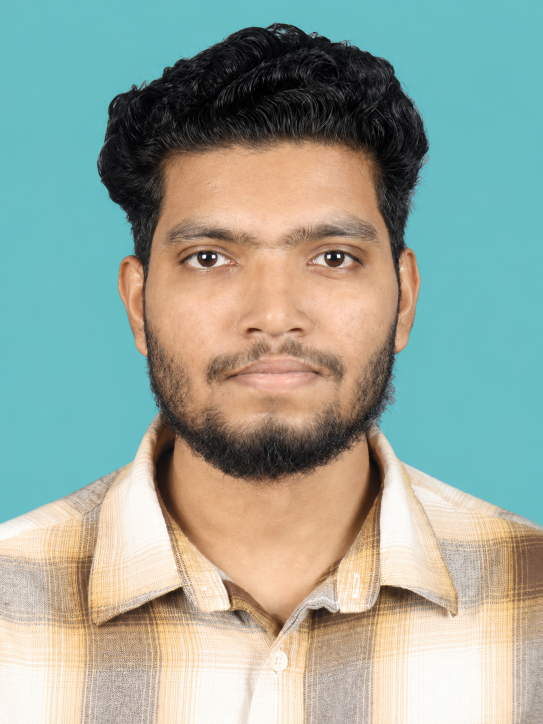
#> input picture assets/profile.png, 1086 x 1448 px, found by its file name (shown at 1/2 size)
$ python main.py
#> lines starting #> are read from the running program, lines starting #| are printed output that depends on the picture
from PIL import Image

ASCII_CHARS = "@%#*+=-:. "


def image_to_ascii(image_path, width=100):
#> called with image_path = 'assets/profile.png', width = 100
    image = Image.open(image_path).convert("L")
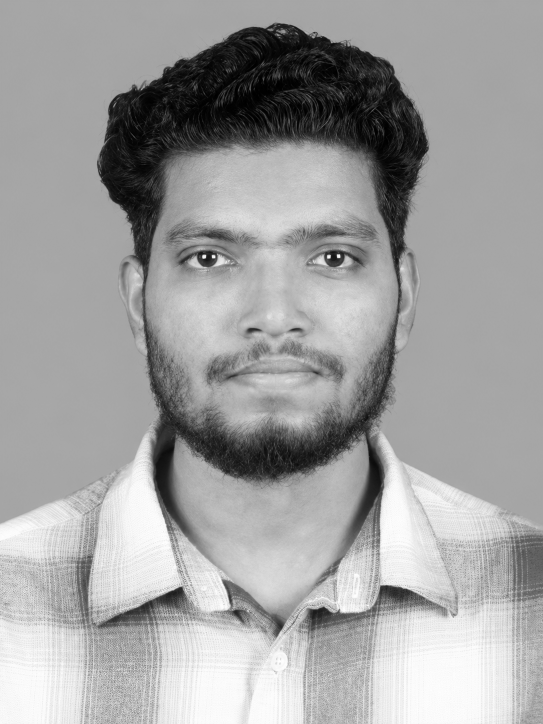
#> image: PIL image 1086x1448 L (shown at 1/2 size); min 0, max 255, mean 160.5

    aspect_ratio = image.height / image.width
#> aspect_ratio = 1.33
    height = int(width * aspect_ratio * 0.45)
#> height = 59

    image = image.resize((width, height))
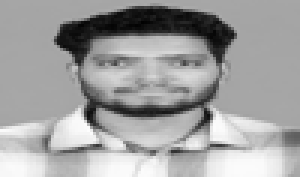
#> image: PIL image 100x59 L (shown 3 times larger); min 1, max 253, mean 160.5

    pixels = image.load()

    ascii_lines = []

    for y in range(height):
        line = ""

        for x in range(width):
            pixel = pixels[x, y]

            index = pixel * (len(ASCII_CHARS) - 1) // 255
            line += ASCII_CHARS[index]

        ascii_lines.append(line)
#> after the loop, ascii_lines = 59 items

    return ascii_lines


def create_svg(ascii_lines, output_path):
    char_width = 8
    char_height = 12

    width = len(ascii_lines[0]) * char_width
    height = len(ascii_lines) * char_height

    svg_lines = [
        f'<svg xmlns="http://www.w3.org/2000/svg" '
        f'width="{width}" height="{height}" '
        f'viewBox="0 0 {width} {height}">',
        '<rect width="100%" height="100%" fill="black"/>',
    ]

    for y, line in enumerate(ascii_lines):
        escaped_line = (
            line.replace("&", "&amp;")
                .replace("<", "&lt;")
                .replace(">", "&gt;")
        )

        svg_lines.append(
    f'<text x="0" y="{(y + 1) * char_height}" '
    f'font-family="monospace" font-size="12" '
    f'fill="white" opacity="0">'
    f'{escaped_line}'
    f'<animate '
    f'attributeName="opacity" '
    f'from="0" '
    f'to="1" '
    f'dur="2s" '
    f'begin="{y * 0.03}s" '
    f'repeatCount="indefinite" />'
    f'</text>'
)

    svg_lines.append("</svg>")

    with open(output_path, "w", encoding="utf-8") as file:
        file.write("\n".join(svg_lines))


ascii_lines = image_to_ascii("assets/profile.png")
#> ascii_lines = 59 items

create_svg(ascii_lines, "assets/ascii.svg")
#> in create_svg, `width = len(ascii_lines[0]) * char_width`: width = 800
#> in create_svg, `height = len(ascii_lines) * char_height`: height = 708
#> the loop in create_svg, `for y, line in enumerate(ascii_lines):` made 59 passes
#> after the loop in create_svg, `for y, line in enumerate(ascii_lines):`: svg_lines = 61 items

print("SVG created successfully!")
